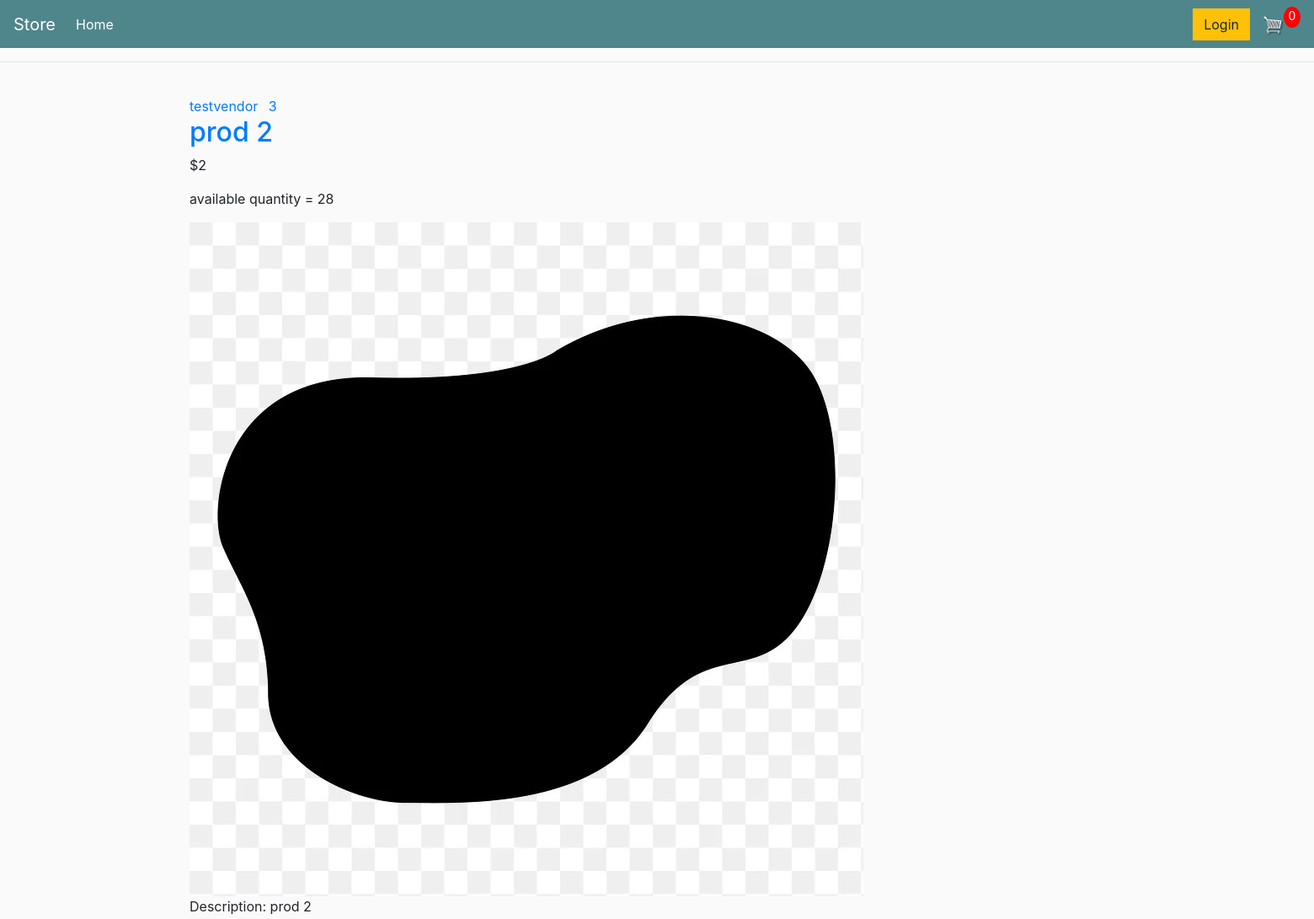
The app's page / (upper part), older data.
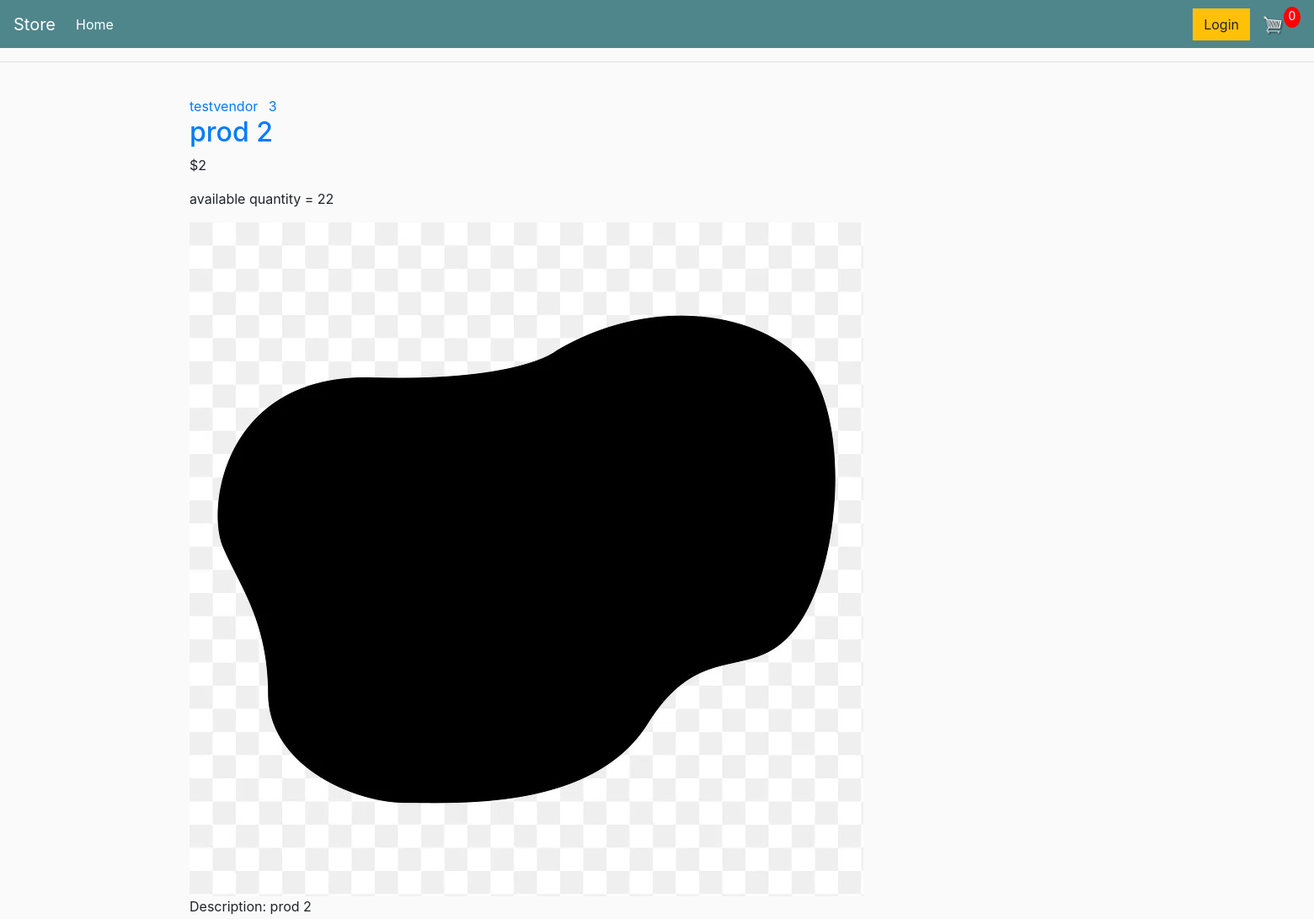
The same page, newer data.
### store/models.py (models this page shows, shortened)
class Product(models.Model):
    title = models.CharField(max_length=100, null=True)
    image = models.ImageField(upload_to='prod_pics')
    description = models.TextField(max_length=400, default="")
    price = models.IntegerField()
    seller = models.ForeignKey(CustomUser, on_delete=models.CASCADE, blank=True, null=True)
    quantity = models.IntegerField(default=0)
    orders = models.IntegerField(default=0)

### users/models.py (models this page shows, shortened)
class CustomUser(AbstractBaseUser, PermissionsMixin):
    username = models.CharField(max_length=150, unique=True)
    email = models.EmailField(max_length=150, unique=True)
    is_staff = models.BooleanField(default=False)
    is_active = models.BooleanField(default=True)
    is_superuser = models.BooleanField(default=False)
    is_vendor = models.BooleanField(default=False)
    objects = CustomUserManager()
    USERNAME_FIELD = 'username'
    EMAIL_FIELD = 'email'
    REQUIRED_FIELDS = ['email']
    class Meta:
        verbose_name = 'CustomUser'
        verbose_name_plural = 'CustomUsers'
    def __str__(self):
        return self.username
    """
    @property
    def is_vendor(self):
        return self.is_vendor
    """

### store/views.py (the view)
# urls.py: path('', ProductListView.as_view(), name='store'),
class ProductListView(ListView):
    model = Product
    template_name = 'store/store.html'
    context_object_name = 'products'
    ordering = ['-price']

### store/templates/store/store.html (shortened to what this page needs)
{% extends 'store/main.html' %}
{% load static %}
{% block content %}
	{% for product in products %}
	<article class="media content-section">
	<div class="media-body">
		<div class="article-metadata">
		<a class="mr-2" href="#">{{ product.seller }}</a>
		<a class="mr-2" href="#">{{ product.id }}</a>
		</div>
		<h2><a class="article-title" href="{% url 'product_detail' product.id %}">{{ product.title }}</a></h2>
		<p class="article-content">${{ product.price }}</p>
		<p class="article-content">available quantity = {{ product.quantity }}</p>
		<img class="article-img" src="{{ product.image.url }}" alt="{{ product.title }}">
		<p class="article-content">Description:
		{{ product.description }}</p>
	</div>
	</article>
	{% endfor %}
{% endblock content %}

Row changes from the older to the newer data that the page shows:
changed Product "prod 2": quantity "28" → "22"
